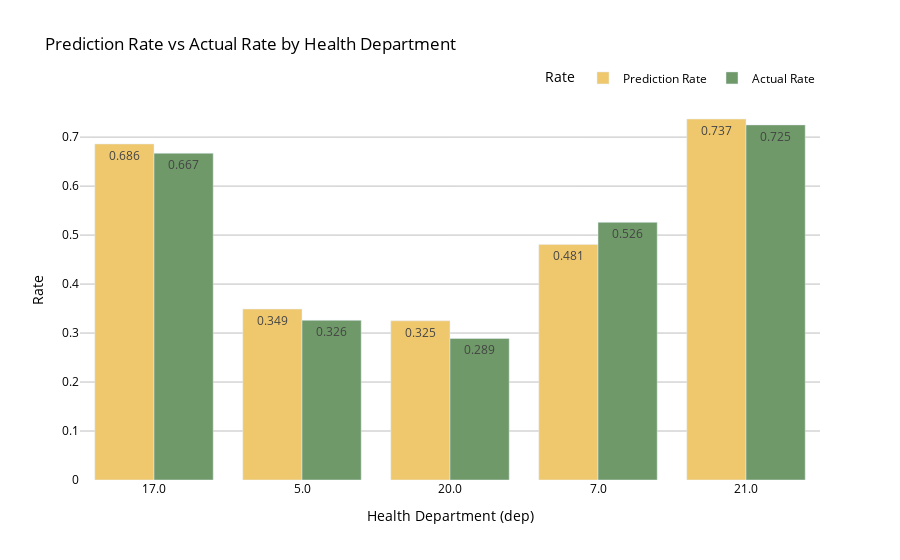

Notebook cell for this chart:
### Code cell
# Function to calculate fairness metrics for each department
def fairness_metrics_with_actual_rate(df):
    departments = df['dep'].unique()
    metrics = {}
    for dep in departments:
        dep_data = df[df['dep'] == dep]
        prediction_rate = dep_data['prediction'].mean()
        actual_rate = dep_data['csPC'].mean()
        cm = confusion_matrix(dep_data['csPC'], dep_data['prediction'])
        if cm.shape == (2, 2):
            tn, fp, fn, tp = cm.ravel()
        else:
            tn = cm[0, 0] if cm.shape[0] > 0 and cm.shape[1] > 0 else 0
            fp = cm[0, 1] if cm.shape[0] > 0 and cm.shape[1] > 1 else 0
            fn = cm[1, 0] if cm.shape[0] > 1 and cm.shape[1] > 0 else 0
            tp = cm[1, 1] if cm.shape[0] > 1 and cm.shape[1] > 1 else 0
        tpr = tp / (tp + fn) if (tp + fn) > 0 else 0
        fpr = fp / (fp + tn) if (fp + tn) > 0 else 0
        metrics[dep] = {
            'Prediction Rate': prediction_rate,
            'Actual Rate': actual_rate,
            'True Positive Rate': tpr,
            'False Positive Rate': fpr
        }
    return metrics

# Calculate fairness metrics for departments with more than 100 samples
fairness_metrics_large_100_with_actual_rate = fairness_metrics_with_actual_rate(df_large_deps)
fairness_metrics_df_large_100_with_actual_rate = pd.DataFrame.from_dict(fairness_metrics_large_100_with_actual_rate, orient='index')

#Shwing only 3 decimals
fairness_metrics_df_large_100_with_actual_rate['Prediction Rate'] = fairness_metrics_df_large_100_with_actual_rate['Prediction Rate'].apply(lambda x: round(x, 3))
fairness_metrics_df_large_100_with_actual_rate['Actual Rate'] = fairness_metrics_df_large_100_with_actual_rate['Actual Rate'].apply(lambda x: round(x, 3))

# Create the bar plot for prediction rate compared with the actual rate using Plotly
fig = go.Figure()

# Add prediction rate bars
fig.add_trace(go.Bar(
    x=[str(v) for v in fairness_metrics_df_large_100_with_actual_rate.index.values],
    y=fairness_metrics_df_large_100_with_actual_rate['Prediction Rate'],
    name='Prediction Rate',
    text=fairness_metrics_df_large_100_with_actual_rate['Prediction Rate'],
    textposition='auto',
    marker_color=colors[0]  # First color
))

# Add actual rate bars
fig.add_trace(go.Bar(
    x=[str(v) for v in fairness_metrics_df_large_100_with_actual_rate.index.values],
    y=fairness_metrics_df_large_100_with_actual_rate['Actual Rate'],
    name='Actual Rate',
    text=fairness_metrics_df_large_100_with_actual_rate['Actual Rate'],
    textposition='auto',
    marker_color=colors[1]  # Second color
))

# Customize the layout
fig.update_layout(
    title='Prediction Rate vs Actual Rate by Health Department',
    xaxis_title='Health Department (dep)',
    yaxis_title='Rate',
    barmode='group',
    plot_bgcolor='white',
    paper_bgcolor='white',
    font=dict(color='black'),
    legend=dict(
        title='Rate',
        orientation='h',
        yanchor='bottom',
        y=1.02,
        xanchor='right',
        x=1
    ),
    yaxis=dict(gridcolor='rgba(128,128,128,0.5)')
)

# Show the plot
fig.show()

fairness_metrics_df_large_100_with_actual_rate

### Figure 1 — Plotly figure (JSON) as saved in the notebook; plotly's stock layout.template omitted (floating-point values rounded to 4 significant figures)
{"data": [{"marker": {"color": "#efc86e"}, "name": "Prediction Rate", "text": [0.686, 0.349, 0.325, 0.481, 0.737], "textposition": "auto", "type": "bar", "x": ["17.0", "5.0", "20.0", "7.0", "21.0"], "y": [0.686, 0.349, 0.325, 0.481, 0.737]}, {"marker": {"color": "#6f9969"}, "name": "Actual Rate", "text": [0.667, 0.326, 0.289, 0.526, 0.725], "textposition": "auto", "type": "bar", "x": ["17.0", "5.0", "20.0", "7.0", "21.0"], "y": [0.667, 0.326, 0.289, 0.526, 0.725]}], "layout": {"barmode": "group", "font": {"color": "black"}, "legend": {"orientation": "h", "title": {"text": "Rate"}, "x": 1, "xanchor": "right", "y": 1.02, "yanchor": "bottom"}, "paper_bgcolor": "white", "plot_bgcolor": "white", "title": {"text": "Prediction Rate vs Actual Rate by Health Department"}, "xaxis": {"title": {"text": "Health Department (dep)"}}, "yaxis": {"gridcolor": "rgba(128,128,128,0.5)", "title": {"text": "Rate"}}}}
